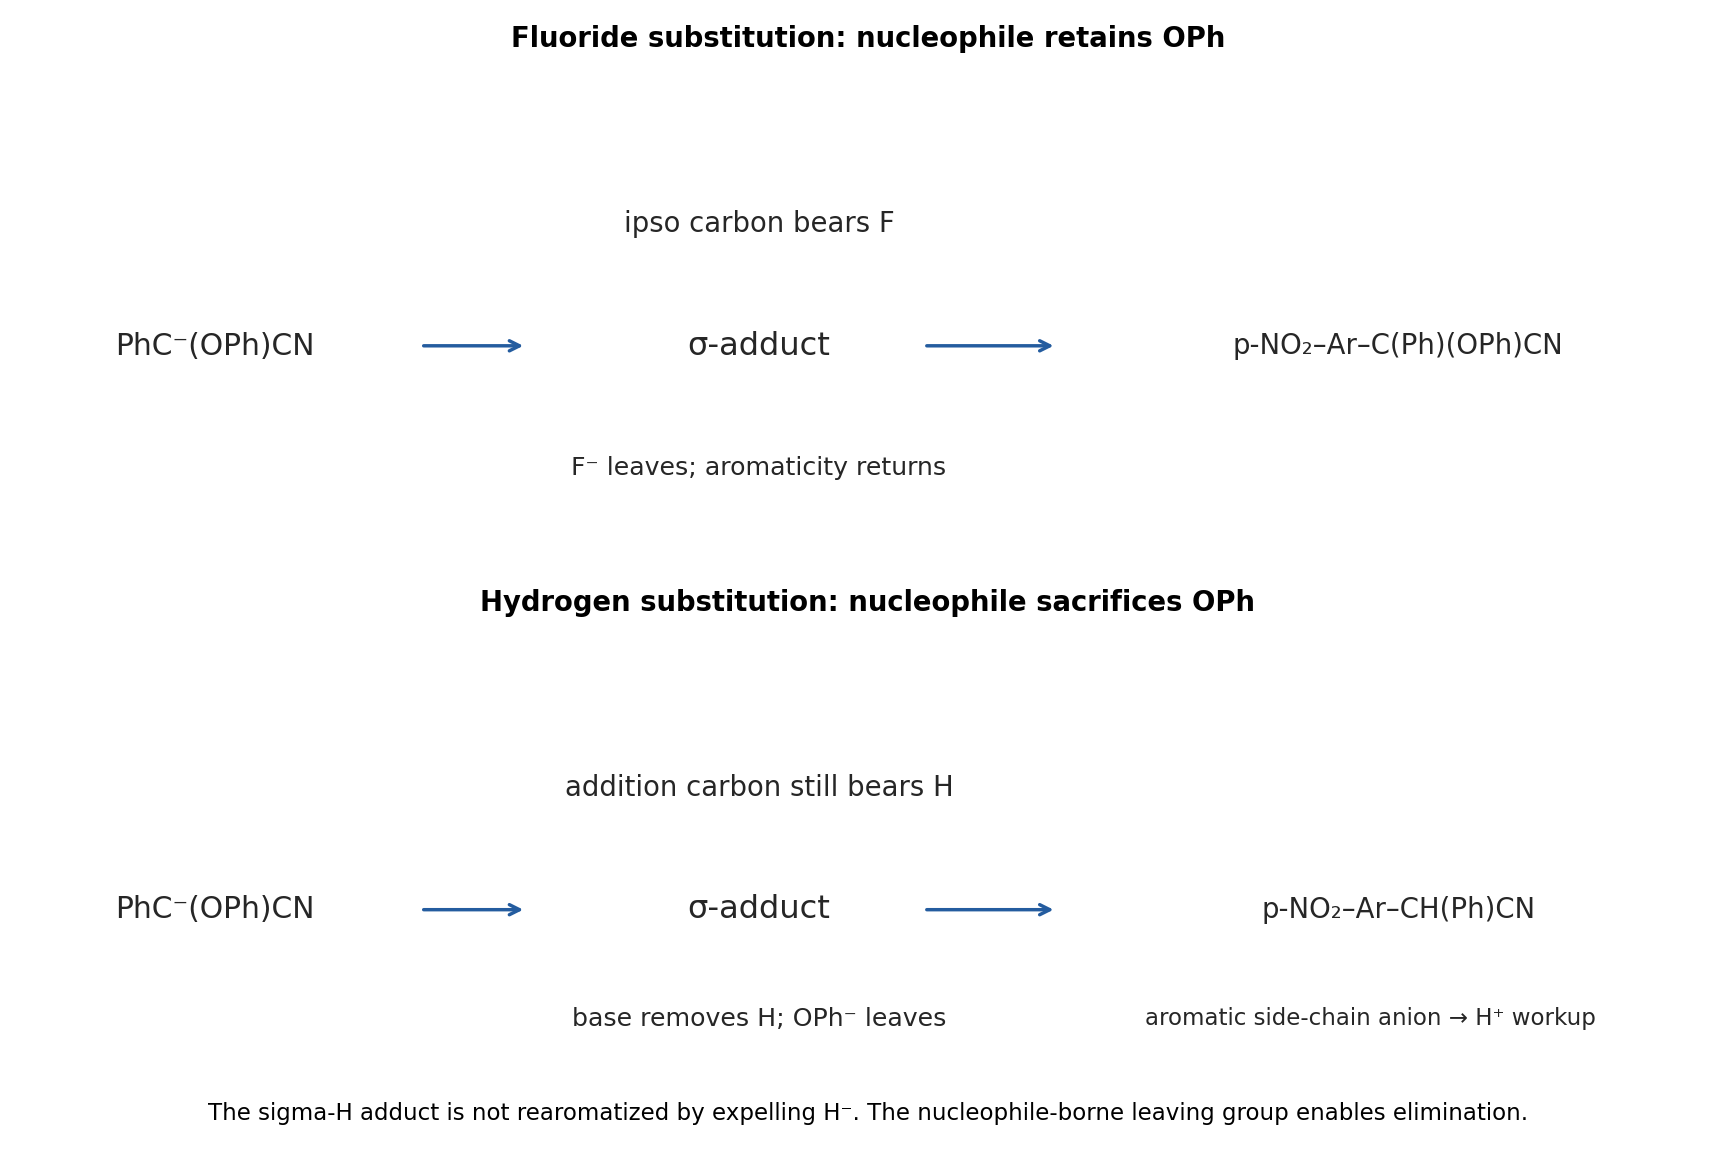

Write the Python code that produced this figure.
"""Original solution diagram; Python 3.14, numpy, matplotlib. Output PNG goes to cwd."""
import sys
sys.dont_write_bytecode=True
from pathlib import Path
sys.path.insert(0,str(Path(__file__).resolve().parents[2]/'tools'))
import matplotlib
matplotlib.use('Agg')
import matplotlib.pyplot as plt
import numpy as np
import chemistry_diagram as d
plt.rcParams.update({'font.size':11})
def txt(a,p,s,size=12,color='0.15'):d.atom(a,p,s,size=size,color=color)
def setup(a,x=(-3,3),y=(-2.5,2.5),title=None):d.finish(a,x,y,title)
def save(fig,name):
 fig.tight_layout();fig.savefig(name,dpi=165,facecolor='white',bbox_inches='tight',pad_inches=.15);plt.close(fig)

fig,axs=plt.subplots(2,1,figsize=(12,7),facecolor='white')
for a in axs:setup(a,(-.4,12),(-1.6,2.1))
for a,title,end in [(axs[0],'Fluoride substitution: nucleophile retains OPh','p-NO₂–Ar–C(Ph)(OPh)CN'),(axs[1],'Hydrogen substitution: nucleophile sacrifices OPh','p-NO₂–Ar–CH(Ph)CN')]:
 a.set_title(title,fontsize=12,weight='bold');txt(a,(1,0),'PhC⁻(OPh)CN',13);d.flow(a,(2.5,0),(3.3,0));txt(a,(5,0),'σ-adduct',14);d.flow(a,(6.2,0),(7.2,0));txt(a,(9.7,0),end,12)
txt(axs[0],(5,.9),'ipso carbon bears F',12);txt(axs[0],(5,-.9),'F⁻ leaves; aromaticity returns',11)
txt(axs[1],(5,.9),'addition carbon still bears H',12);txt(axs[1],(5,-.8),'base removes H; OPh⁻ leaves',11);txt(axs[1],(9.5,-.8),'aromatic side-chain anion → H⁺ workup',10)
fig.text(.5,.03,'The sigma-H adduct is not rearomatized by expelling H⁻. The nucleophile-borne leaving group enables elimination.',ha='center',fontsize=10)
save(fig,'paper-1-aromatic-substitution.png')
